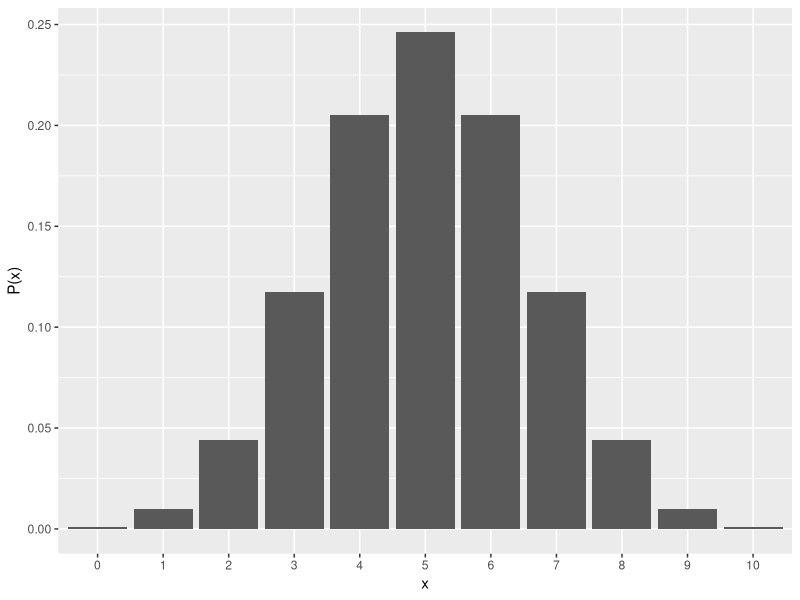
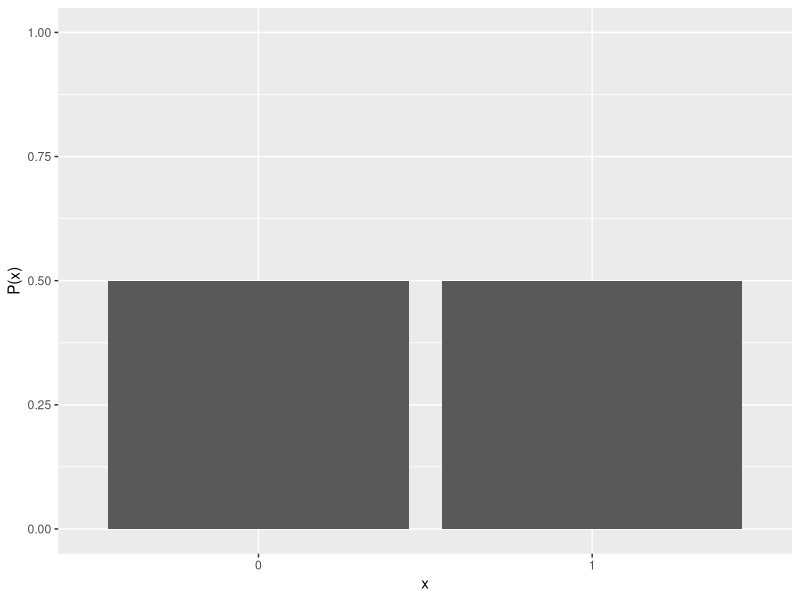
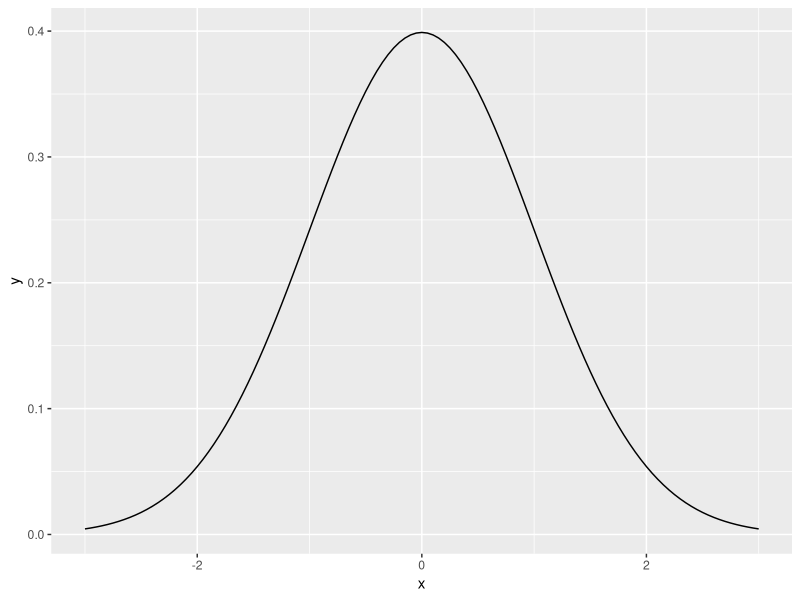
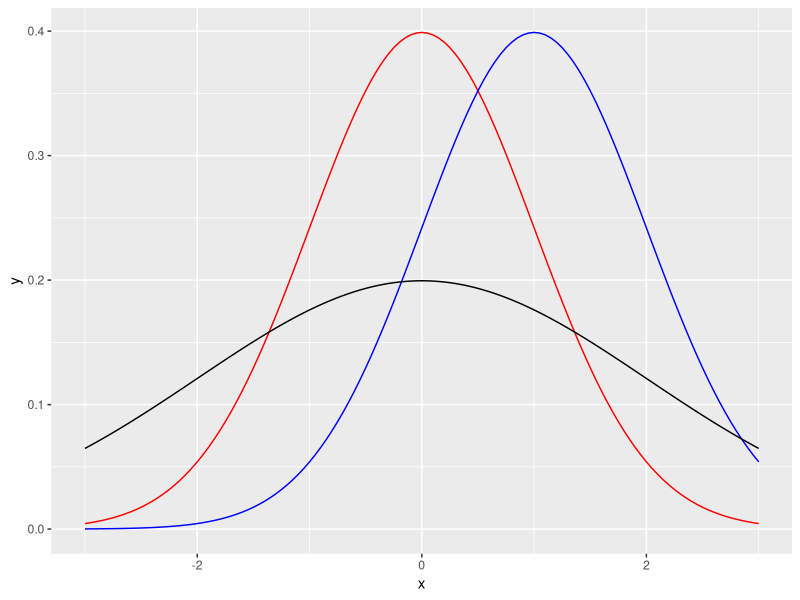
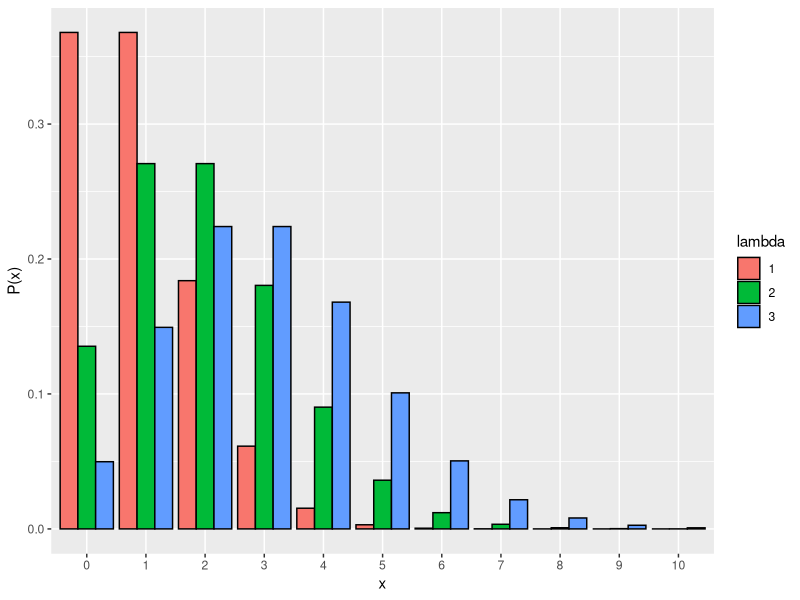
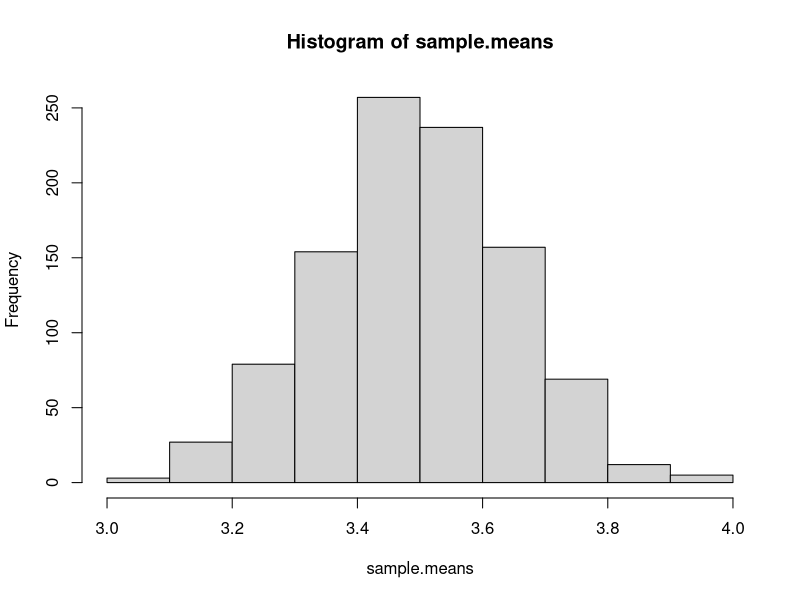
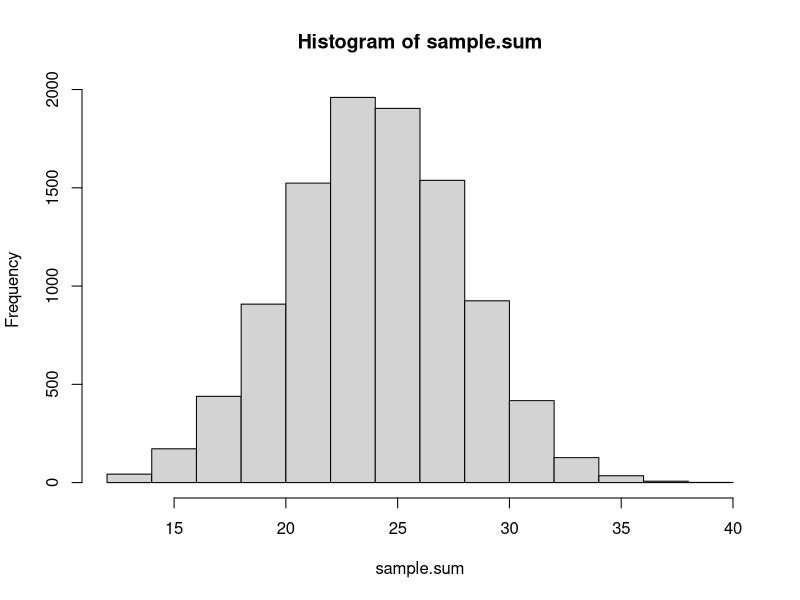
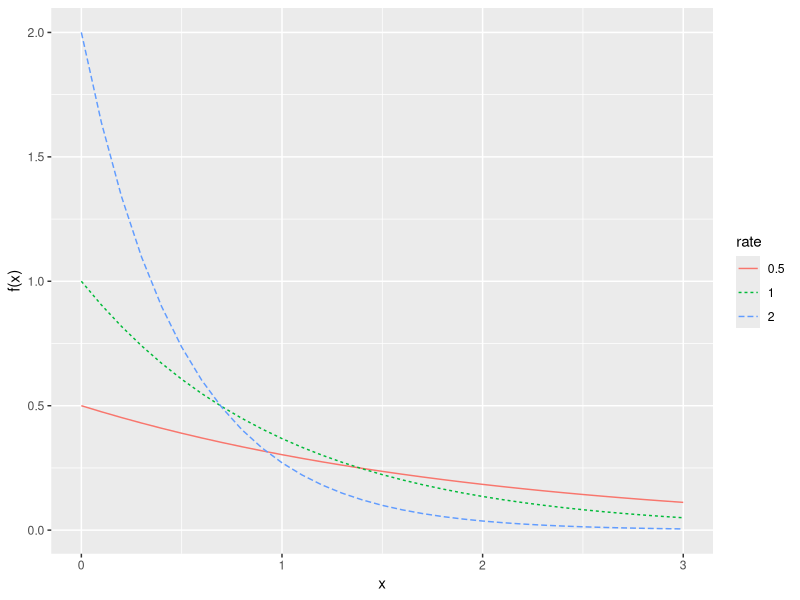

These charts were generated, in order, by the following R code:
## ---- chunk 1

knitr::opts_chunk$set(echo = TRUE)
set.seed(1)
library(ggplot2)
## ---- chunk 2
set.seed(1)
## ---- chunk 3

#xは確率変数（コインの例でいうと表が出た回数）、sizeは試行回数（コインの例でいうとコインを投げた回数）、
dbinom(x=6, size=10, prob=0.5)

#上の式n, x, pに実際に値を入れて計算する。dbinom()関数を使った場合と結果が一致することを確認しよう。
choose(10, 6) * 0.5^6 * (1 - 0.5) ^4

## ---- chunk 4

dbinom(x=0:10, size=10, prob=0.5)

## ---- chunk 5

d_plot = data.frame(x=0:10, p=dbinom(x=0:10, size=10, prob=0.5))

p = ggplot2::ggplot() + 
  ggplot2::geom_bar(data = d_plot, aes(x = factor(x), y = p), stat="identity") + 
  labs(y= "P(x)", x= "x")
p
## ---- chunk 6

#E(x) = nq
10*0.5

#Var(x) = nq(1-q)
10*0.5*(1-0.5)

## ---- chunk 7

dbinom(x=0:1, size=1, prob=0.5) #表が出る確率0.5のコインを投げた時に、表が出ない時の確率と表が出る時の確率が出力される。
dbinom(x=0:1, size=1, prob=1/6)#ある目が出る確率1/6のサイコロを振った時に、その目以外が出る確率とその目が出る確率が出力される。

## ---- chunk 8

d_plot = data.frame(x=0:1, p=dbinom(x=0:1, size=1, prob=0.5))

p = ggplot2::ggplot() + 
  ggplot2::geom_bar(data = d_plot, aes(x = factor(x), y = p), stat="identity") + 
  ylim(c(0, 1)) + 
  labs(y= "P(x)", x= "x")
p
## ---- chunk 9

x = seq(-3, 3, 0.05) # -3から3まで0.05刻みで数字の連続を作る
y = dnorm(x=x, mean=0, sd=1) #平均0、標準偏差1の正規分布の確率を算出する
dat_norm = data.frame(x = x, y = y)

p = ggplot2::ggplot() + 
  ggplot2::geom_line(data = dat_norm, aes(x = x, y = y))
p

## ---- chunk 10

dnorm(x = 0, mean = 0, sd = 1)  # 平均0、標準偏差1に従う正規分布 

## ---- chunk 11

pnorm(q = 0, mean = 0, sd = 1) #-∞からqの値までの範囲を求めてくれる。

## ---- chunk 12

x = seq(-3, 3, 0.05)

y_1 = dnorm(x=x, mean=0, sd=1) 
y_2 = dnorm(x=x, mean=1, sd=1) 
y_3 = dnorm(x=x, mean=0, sd=2) 


dat_norm_1 = data.frame(x = x, y = y_1)
dat_norm_2 = data.frame(x = x, y = y_2)
dat_norm_3 = data.frame(x = x, y = y_3)

p = ggplot2::ggplot() + 
  ggplot2::geom_line(data = dat_norm_1, aes(x = x, y = y), color="red")+
  ggplot2::geom_line(data = dat_norm_2, aes(x = x, y = y), color= "blue")+
  ggplot2::geom_line(data = dat_norm_3, aes(x = x, y = y), color="black")
p


## ---- chunk 13
pois_1 = data.frame(x=seq(0,10), p=dpois(seq(0,10), lambda=1), lambda=1)
pois_2 = data.frame(x=seq(0,10), p=dpois(seq(0,10), lambda=2), lambda=2)
pois_3 = data.frame(x=seq(0,10), p=dpois(seq(0,10), lambda=3), lambda=3)
pois = rbind(pois_1, pois_2, pois_3)

ggplot() +
  ggplot2::geom_bar(data = pois, aes(x=factor(x), y=p, fill=factor(lambda)), stat="identity", color = "black", position = "dodge") + 
  labs(y= "P(x)", x = "x", fill = "lambda")
## ---- chunk 14

rnorm(n = 10, mean = 0, sd = 1) #平均0、標準偏差1に従う正規分布から乱数を10個生成する

## ---- chunk 15

dnorm(x = 0.5, mean = 0, sd = 1)  # 平均0、標準偏差1に従う正規分布 で、x=0.5のときの確率密度を求める（確率密度の値であって、確率そのものではないので注意）

## ---- chunk 16
qnorm(p = 0.5, mean = 0, sd = 1)  # 平均0、標準偏差1に従う正規分布 で、p ≤ 0.5の確率となるときの確率変数の値を求める

## ---- chunk 17

pnorm(q = 1, mean = 0, sd = 1)  # 平均0、標準偏差1に従う正規分布 で、x ≤ 1の確率を求める

## ---- chunk 18
X = round(runif(n = 100, min = 1, max = 6),0)
mean(X)
## ---- chunk 19
sample.means = sapply(c(1:1000), function(x) {mean(round(runif(n = 100,min=1,max=6),0))} )

hist(sample.means)
## ---- chunk 20
#サイコロを7回振ってその合計を求める。これを10,000回行ったときの出目の合計値の分布

sample.sum = sapply(c(1:10000), function(x) {sum(round(runif(n = 7,min=1,max=6),0))} )#sum()はカッコ内のベクトルの要素を足し合わせる関数

hist(sample.sum)

## ---- chunk 21
exp_1 = data.frame(x=seq(0,3, 0.1), p=dexp(seq(0,3, 0.1), rate=0.5), rate=0.5)
exp_2 = data.frame(x=seq(0,3, 0.1), p=dexp(seq(0,3, 0.1), rate=1), rate=1)
exp_3 = data.frame(x=seq(0,3, 0.1), p=dexp(seq(0,3, 0.1), rate=2), rate=2)
exp = rbind(exp_1, exp_2, exp_3)

ggplot() +
  ggplot2::geom_line(data = exp, aes(x=x, y=p, colour=factor(rate), linetype=factor(rate))) + 
  labs(y= "f(x)", x = "x", colour = "rate", linetype = "rate")
## ---- chunk 22
lnorm_1 = data.frame(x=seq(0,5, 0.1), p=dlnorm(seq(0, 5, 0.1), meanlog=0, sdlog=1), par = "mean=0, sd = 1")
lnorm_2 = data.frame(x=seq(0,5, 0.1), p=dlnorm(seq(0, 5, 0.1), meanlog=0.5, sdlog=1), par = "mean=0.5, sd = 1")
lnorm_3 = data.frame(x=seq(0,5, 0.1), p=dlnorm(seq(0, 5, 0.1), meanlog=0, sdlog=2), par = "mean=0, sd = 2")
lnorm = rbind(lnorm_1, lnorm_2, lnorm_3)

ggplot() +
  ggplot2::geom_line(data = lnorm, aes(x=x, y=p, colour=factor(par), linetype=factor(par))) + 
  labs(y= "f(x)", x = "x", colour = "par", linetype = "par")
## ---- chunk 23
#サイコロを7回振って、それぞれの値で掛け算をする。これを10,000回行ったときの出目の合計値の分布

sample.prod = sapply(c(1:10000), function(x) {prod(round(runif(n = 7,min=1,max=6),0))} ) #prod()はカッコ内のベクトルの要素をかけ合わせる関数

hist(sample.prod)

## ---- chunk 24
sample.prod_2 = log(sample.prod)
hist(sample.prod_2)

## ---- chunk 25

dat_cauchy_1 = data.frame(x = seq(-6, 6, 0.01), 
                        y= dcauchy(x = seq(-6, 6, 0.01), location = 0, scale = 1), 
                        scale = "1")

dat_cauchy2 = data.frame(x = seq(-6, 6, 0.01), 
                        y= dcauchy(x = seq(-6, 6, 0.01), location = 0, scale = 3), 
                        scale = "3")

dat_cauchy = rbind(dat_cauchy_1, dat_cauchy2)

ggplot() + 
  geom_line(data = dat_cauchy, aes(x = x, y = y, linetype = scale)) + xlim(-6,6) + labs(x = "y", y = "density") 


## ---- chunk 26

d_cauchy = rcauchy(n = 100, location = 0, scale = 1) #location = 0, scale = 1のコーシー分布から乱数を100個生成する

mean(d_cauchy)
median(d_cauchy)
sd(d_cauchy)

## ---- chunk 27

d_cauchy = rcauchy(n = 100, location = 0, scale = 1) + 
rcauchy(n = 100, location = 0, scale = 1) + 
rcauchy(n = 100, location = 0, scale = 1) + 
rcauchy(n = 100, location = 0, scale = 1) + 
rcauchy(n = 100, location = 0, scale = 1) 

hist(d_cauchy)

